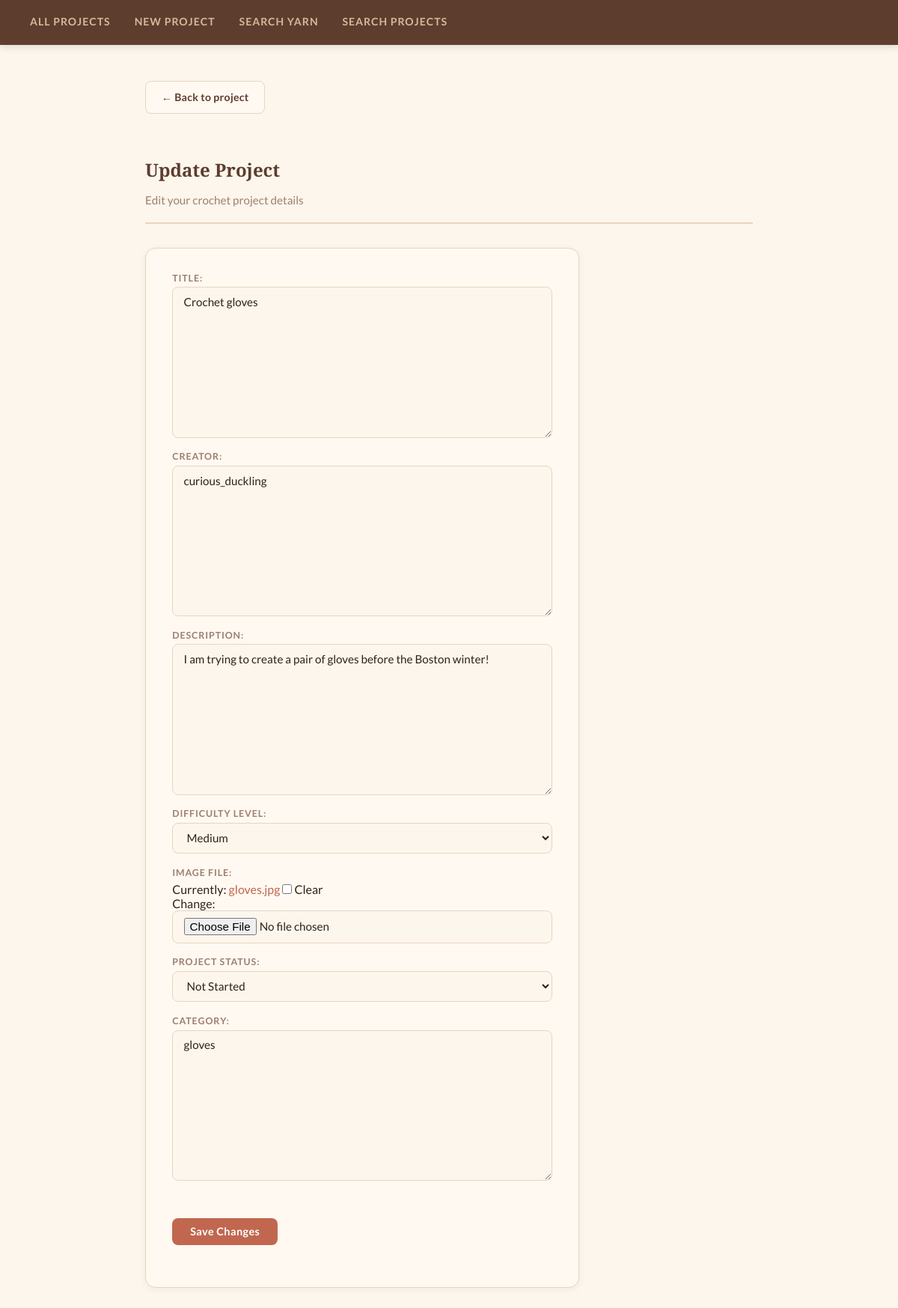
Screenshot of /crochet/project/2/update/ with the database file from the repository.
### crochet/models.py (models this page shows, shortened)
class Project(models.Model):
    title = models.TextField(blank=False)
    creator = models.TextField(blank=False)
    description = models.TextField(blank=False)
    DIFFICULTY_CHOICES = [
        ('easy', 'Easy'),
        ('medium', 'Medium'),
        ('hard', 'Hard'),
    ]
    difficulty_level = models.CharField(max_length=10,choices=DIFFICULTY_CHOICES,default='easy')
    image_file = models.ImageField(blank=True) # so the user can upload an image of their progress
    STATUS_CHOICES = [
    ('not_started', 'Not Started'),
    ('in_progress', 'In Progress'),
    ('completed', 'Completed'),
]
    project_status = models.CharField(max_length=20,choices=STATUS_CHOICES,default='not_started')
    category = models.TextField(blank=True, default='')
    date_created = models.DateTimeField(auto_now=True)
    RATING_CHOICES = [
    (1, '1 Star'),
    (2, '2 Stars'),
    (3, '3 Stars'),
    (4, '4 Stars'),
    (5, '5 Stars'),
    ]
    rating = models.IntegerField(choices=RATING_CHOICES,default=5)

### crochet/views.py (the view, shortened to what this page needs)
# urls.py: path('project/<int:pk>/update/', views.UpdateProjectView.as_view(), name='update-project'),
class UpdateProjectView(UpdateView):
    model = Project
    template_name = 'crochet/update_project.html'
    fields = ['title', 'creator', 'description', 'difficulty_level', 'image_file', 'project_status', 'category']

### crochet/templates/crochet/update_project.html (shortened to what this page needs)
{% extends 'crochet/base.html' %}
{% load static %}
{% block content %}
<a href="{% url 'project-detail' object.pk %}" class="btn btn-secondary">
    ← Back to project
    </a>
    <br><br>
<div class="page-header">
    <h2>Update Project</h2>
    <div class="subtitle">Edit your crochet project details</div>
</div>
<div class="form-card">
    <form method="POST" enctype="multipart/form-data">
        <table>
            {{ form.as_table }}
        </table>
        <div class="action-row" style="margin-top: 1.5rem;">
            <input type="submit" value="Save Changes" class="btn btn-primary">
        </div>
    </form>
</div>
{% endblock %}

### static/styles-for-crochet.css (style rules this page uses)
:root { --cream: #fdf6ec; --warm-white: #fff9f2; --blush: #f2c4a0; --terracotta: #c1674f; --brown: #5c3d2e; --dark-brown: #3b2417; --sage: #7a9e87; --sage-light: #d4e8db; --muted: #9e7f6e; --text: #2e2118; --border: #e8d5c0; --radius: 14px; --radius-sm: 8px; --shadow: 0 4px 20px rgba(92, 61, 46, 0.10); --shadow-sm: 0 2px 8px rgba(92, 61, 46, 0.07); }
*, *::before, *::after { box-sizing: border-box; margin: 0; padding: 0; }
body { background-color: var(--cream); color: var(--text); font-family: 'Lato', sans-serif; font-size: 16px; line-height: 1.7; min-height: 100vh; padding: 0; }
a { color: var(--terracotta); text-decoration: none; transition: color 0.2s; }
h1, h2, h3 { font-family: 'Playfair Display', serif; font-weight: 600; color: var(--brown); line-height: 1.3; }
h2 { font-size: 1.5rem; margin: 2rem 0 0.8rem; }
.page-header { margin-bottom: 2rem; padding-bottom: 1rem; border-bottom: 2px solid var(--border); }
.page-header .subtitle { color: var(--muted); font-size: 0.95rem; margin-top: 0.2rem; }
.action-row { display: flex; flex-wrap: wrap; gap: 0.75rem; align-items: center; margin: 1.5rem 0; }
.action-row a, .action-row .btn { text-decoration: none; }
.btn { display: inline-block; padding: 0.55rem 1.3rem; border-radius: var(--radius-sm); font-size: 0.88rem; font-family: 'Lato', sans-serif; font-weight: 700; cursor: pointer; border: none; transition: opacity 0.15s, transform 0.15s; text-decoration: none; letter-spacing: 0.02em; }
.btn-primary { background: var(--terracotta); color: #fff; }
.btn-secondary { background: var(--warm-white); color: var(--brown); border: 1px solid var(--border); }
.form-card { background: var(--warm-white); border: 1px solid var(--border); border-radius: var(--radius); padding: 2rem 2.2rem; max-width: 580px; box-shadow: var(--shadow-sm); }
.form-card table { width: 100%; border-collapse: collapse; }
.form-card table tr { display: flex; flex-direction: column; margin-bottom: 1.1rem; }
.form-card table th { text-align: left; font-size: 0.78rem; font-weight: 700; text-transform: uppercase; letter-spacing: 0.07em; color: var(--muted); padding-bottom: 0.3rem; font-family: 'Lato', sans-serif; }
.form-card table td { width: 100%; }
.form-card input[type="text"], .form-card input[type="url"], .form-card input[type="file"], .form-card textarea, .form-card select { width: 100%; padding: 0.6rem 0.9rem; border: 1px solid var(--border); border-radius: var(--radius-sm); font-size: 0.95rem; font-family: 'Lato', sans-serif; background: var(--cream); color: var(--text); outline: none; transition: border-color 0.2s, box-shadow 0.2s; }
.form-card textarea { resize: vertical; min-height: 110px; }
.form-card input[type="submit"] { background: var(--terracotta); color: #fff; border: none; padding: 0.6rem 1.5rem; border-radius: var(--radius-sm); font-size: 0.9rem; font-weight: 700; font-family: 'Lato', sans-serif; cursor: pointer; margin-top: 0.5rem; transition: opacity 0.15s, transform 0.15s; letter-spacing: 0.03em; }

### rows the page displays
Project: title "Crochet gloves", creator "curious_duckling", description "I am trying to create a pair of gloves before the Boston winter!", difficulty_level "Medium", project_status "Not Started", category "gloves"
